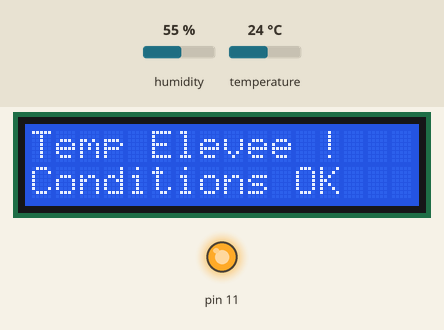
A sketch run on a simulated Arduino Uno, built with avr-gcc and run on an emulated ATmega328P. Parts: 16×2 character LCD, output pins drawn as LEDs (lit = HIGH). Inputs (shaded band) come from the test bench; at power-on: humidity 55 %, temperature 24 °C. Pins used as bus, display or sensor lines are not drawn.

Above: at 1.2 s.
1.3 s: humidity set to 31 %
4.1 s: humidity set to 28 %
At 4.6 s:
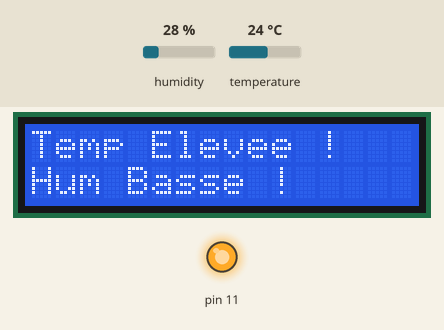
6.9 s: temperature set to 21 °C
At 8.9 s:
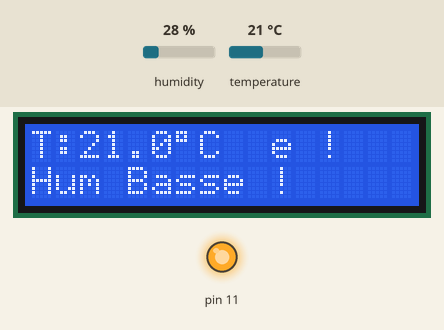
9.9 s: temperature set to 19 °C
At 11.4 s:
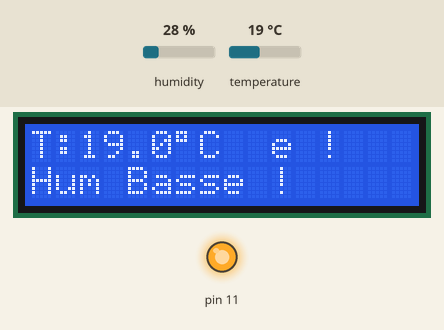
12.7 s: temperature set to 16 °C
At 15.8 s:
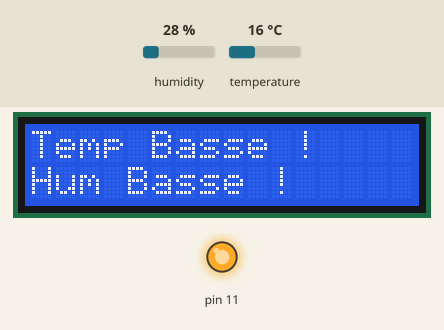
16.1 s: humidity set to 40 %
At 17.7 s:
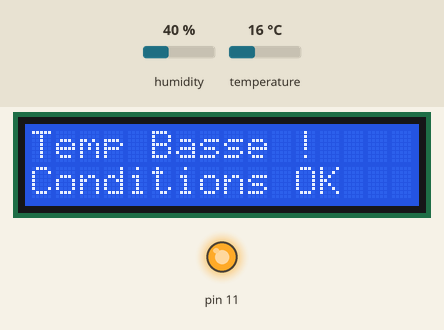
Timing chart, 0 to 19.2 s (numbered marks = the images above; inputs shaded):
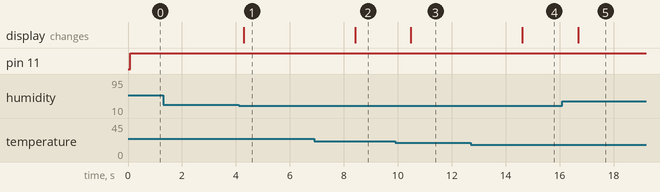

The sketch:

etape4.1.ino
```cpp
#include <LiquidCrystal_I2C.h>

#include  <Wire.h>

LiquidCrystal_I2C lcd(0x27,  16, 2);

#include "DHT.h"
#define DHTPIN 2
#define DHTTYPE DHT11
DHT dht(DHTPIN, DHTTYPE);


  float Temp;
  float seuilTempMax = 22.0;
  float seuilTempMin = 18.0;
  float Humi;
  float seuilHumiMax = 60;
  float seuilHumiMin = 30;

void setup() {
   pinMode(13, OUTPUT);
   pinMode(12, OUTPUT);
   pinMode(11, OUTPUT);

  lcd.init();
  lcd.backlight();
  Serial.begin(9600);
  dht.begin();

}

void loop() {
  Temp = dht.readTemperature();
  Humi = dht.readHumidity();


   if(Temp < 18){
   digitalWrite(13, HIGH);
   digitalWrite(12, LOW);
   digitalWrite(11, LOW);
   }

   else if(Temp >= 18 && Temp <= 22){
   digitalWrite(13, HIGH);
   digitalWrite(12, HIGH);
   digitalWrite(11, LOW);
   }

   else (Temp > 22);{
   digitalWrite(13, HIGH);
   digitalWrite(12, HIGH);
   digitalWrite(11, HIGH);
   }


   if(Humi > 60){
   digitalWrite(13, HIGH);
   digitalWrite(12, LOW);
   digitalWrite(11, LOW);
   }

   else if(Humi >= 30 && Humi <= 60){
   digitalWrite(13, LOW);
   digitalWrite(12, HIGH);
   digitalWrite(11, LOW);
   }

   else (Humi < 30);{
   digitalWrite(13, LOW);
   digitalWrite(12, LOW);
   digitalWrite(11, HIGH);
   }


  // Vérification des erreurs
  if (isnan(Temp) || isnan(Humi)) {
    lcd.setCursor(0,0);
    lcd.print("Erreur capteur");
    return;
  }

  // Affichage des valeurs
    lcd.setCursor(0,0);
    lcd.print("T:");
    lcd.print(Temp,1);
    lcd.print((char)223);
    lcd.print("C  ");


    lcd.setCursor(0,1);
    lcd.print("H:");
    lcd.print(Humi, 1);
    lcd.print("% ");

    // Affichage dynamique des alertes
    lcd.setCursor(0,0);
    if(Temp > seuilTempMax){
        lcd.print("Temp Elevee !    ");
    }
    else if(Temp < seuilTempMin){
        lcd.print("Temp Basse !     ");
    }

    lcd.setCursor(0,1);
    if(Humi > seuilHumiMax){
        lcd.print("Hum Elevee !     ");
    }
    else if(Humi < seuilHumiMin){
        lcd.print("Hum Basse !      ");
    }
    else {
        lcd.print("Conditions OK    ");
    }


  delay(2000);
}
```

Measured:
- the behaviour switches between 30 and 29 % on humidity (found by bisection; images 0 and 1)
- the behaviour switches between 23 and 22 °C on temperature (found by bisection; images 1 and 2)
- the behaviour switches between 18 and 17 °C on temperature (found by bisection; images 3 and 4)
- after the input at 4.1 s, the display: changes after 0.19 s (image 1)
- after the input at 6.9 s, the display: changes after 1.5 s (image 2)
- after the input at 9.9 s, the display: changes after 0.58 s (image 3)
- after the input at 12.7 s, the display: changes after 1.9 s (image 4)
- after the input at 16.1 s, the display: changes after 0.59 s (image 5)
